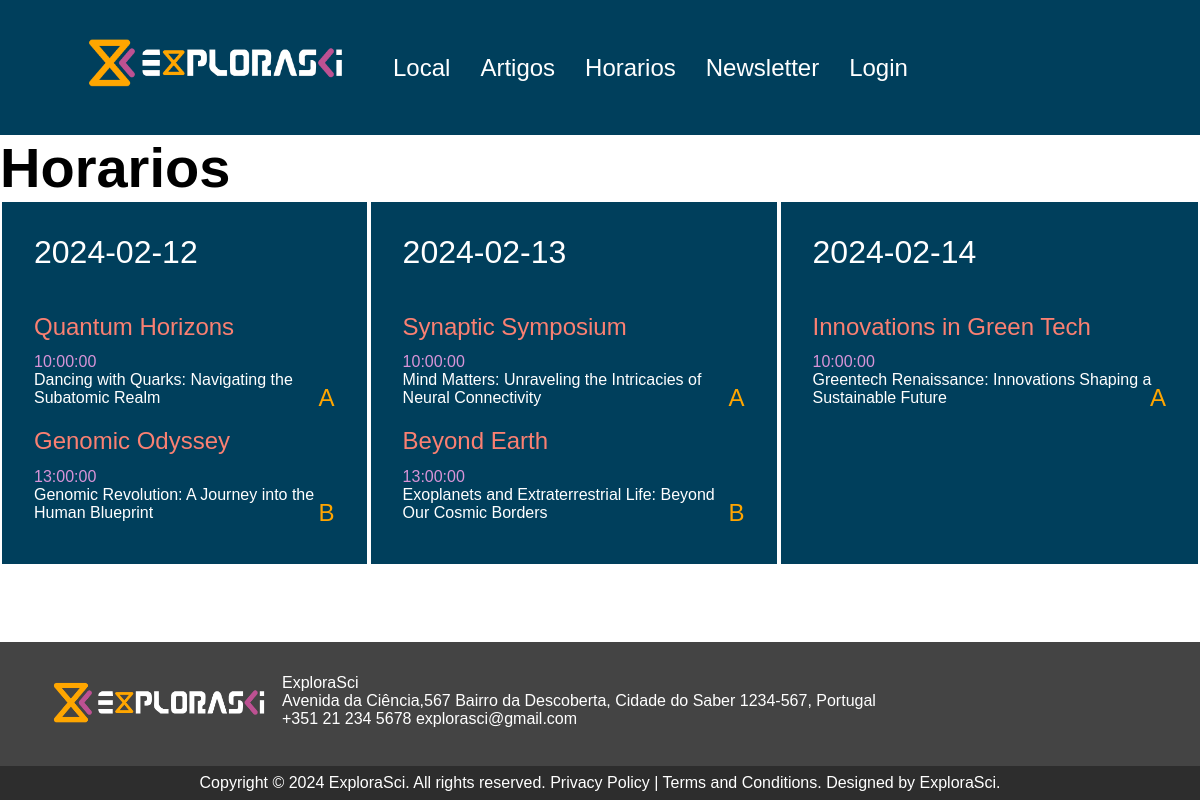
/horarios.php, run on the app's committed database.
### tables this page shows
CREATE TABLE `horario` (
  `id` int(11) NOT NULL,
  `idArtigo` int(11) NOT NULL,
  `idTrack` int(11) NOT NULL,
  `sala` varchar(1) NOT NULL,
  `data` date NOT NULL,
  `hora` time NOT NULL
);

CREATE TABLE `artigo` (
  `id` int(11) NOT NULL,
  `titulo` varchar(200) NOT NULL,
  `autores` varchar(200) NOT NULL,
  `descricao` varchar(2000) NOT NULL
);

CREATE TABLE `conteudo` (
  `id` int(11) NOT NULL,
  `titulo` varchar(100) NOT NULL,
  `texto` varchar(5000) NOT NULL
);

### content_fetch.php (called while the page is built)
<?php
function getContentById($id, $db) {
    $sql = "SELECT texto FROM conteudo WHERE id = $id";
    $result = $db->query($sql);
    if ($result) {
        $row = $result->fetch_assoc();
        return $row["texto"];
    } else {
        return 'Error fetching text from the database.';
    }
}
?>

### horarios.php (the view)
<?php
include "inc/top.inc.php";
include("content_fetch.php");
?>
<main>
    <h1>Horarios</h1>
    <div class='horario-container'>
    <?php
        include("inc/config.inc.php");
        $sql = "SELECT horario.id, track.nome AS track_name, artigo.titulo AS artigo_name, artigo.autores AS artigo_autor, horario.sala, horario.hora, horario.`data` FROM horario
            INNER JOIN artigo ON horario.idArtigo = artigo.id
            INNER JOIN track ON horario.idTrack = track.id";
        $result = $db->query($sql);
        $organizedData = array();
        if ($result->num_rows > 0) {
            while ($row = $result->fetch_assoc()) {
                $currentDate = $row["data"];
                $organizedData[$currentDate][$row["track_name"]][] = array(
                    "hora" => $row["hora"],
                    "artigo_name" => $row["artigo_name"],
                    "sala" => $row["sala"]
                );
            }
            foreach ($organizedData as $date => $tracks) {
                echo "<div class='date-container'>
                <span class='horario-date'>$date</span>";
                foreach ($tracks as $trackName => $articles) {
                    echo "<span class='horario-track'>$trackName</span>";
                    foreach ($articles as $article) {
                        echo"<div class='date-article-container'>";
                        echo "<span class='horario-hora'>" . $article["hora"] . "</span><br>";
                        echo "<span class='horario-art'>" . $article["artigo_name"] . "</span>";
                        echo "<span class='horario-sala'>" . $article["sala"] . "</span>";
                        echo "</div>";
                    }
                }
                echo "</div>";
            }
        } else {
            echo "<p>No articles found.</p>";
        }
    ?>
    </div>
</main>
<?php
include "inc/bot.inc.php";
?>

### inc/bot.inc.php (shortened to what this page needs)
<footer>
    <div class="footer-info">
        <img src="./images/ExploraSci.png" alt="logo" width="250px" height="60">
        <span>ExploraSci <br>
        <?php
                $contentId = 2;
                $contentText = getContentById($contentId, $db);
                echo $contentText ;
                ?><br>
        +351 21 234 5678 explorasci@gmail.com</span>
    </div>
    <div class="copyright">
        <span>Copyright &copy 2024 ExploraSci. All rights reserved. Privacy Policy | Terms and Conditions. Designed by ExploraSci. </span>
    </div>
</footer>
</body>
</html>

### css/novatasks.css (style rules this page uses)
body { height: 100vh; min-height: 100vh; margin: 0 auto; font-family: 'Helvetica', Verdana, Geneva, Tahoma, sans-serif; background: white; display: flex; flex-flow: column; }
main { height: 100%; }
footer { position: relative; bottom: 0; width: 100%; }
.footer-info { display: flex; flex-flow: row; background: #444; padding: 2em; color: white; }
.copyright { padding: .5em; color: white; background: #2d2d2d; margin: 0; text-align: center; }
h1 { font-size: 3.5rem; margin: 0; }
.horario-container { display: flex; flex-flow: row; text-align: center; justify-content: center; color: white; }
.date-container { display: flex; flex-flow: column; text-align: left; background: rgb(0, 63, 92); border: 2px solid white; gap: 10px; padding: 2em; }
.horario-date { font-size: 2rem; margin-bottom: 1em; }
.horario-track { font-size: 1.5rem; margin-bottom: .1em; color: salmon; }
.horario-sala { position: relative; top: -5px; float: right; color: orange; font-size: 1.5rem; }
.horario-hora { color: rgb(216, 148, 216); }

### data on the page
horario: hora "10:00:00", idArtigo.titulo "Dancing with Quarks: Navigating the Subatomic Realm", sala "A"
horario: hora "13:00:00", idArtigo.titulo "Genomic Revolution: A Journey into the Human Blueprint", sala "B"
horario: hora "10:00:00", idArtigo.titulo "Mind Matters: Unraveling the Intricacies of Neural Connectivity", sala "A"
horario: hora "13:00:00", idArtigo.titulo "Exoplanets and Extraterrestrial Life: Beyond Our Cosmic Borders", sala "B"
horario: hora "10:00:00", idArtigo.titulo "Greentech Renaissance: Innovations Shaping a Sustainable Future", sala "A"
conteudo: texto "Avenida da Ciência,567 Bairro da Descoberta, Cidade do Saber 1234-567, Portugal"

### other printed values
$date "2024-02-12"
$trackName "Quantum Horizons"
$trackName "Genomic Odyssey"
$date "2024-02-13"
$trackName "Synaptic Symposium"
$trackName "Beyond Earth"
$date "2024-02-14"
$trackName "Innovations in Green Tech"
